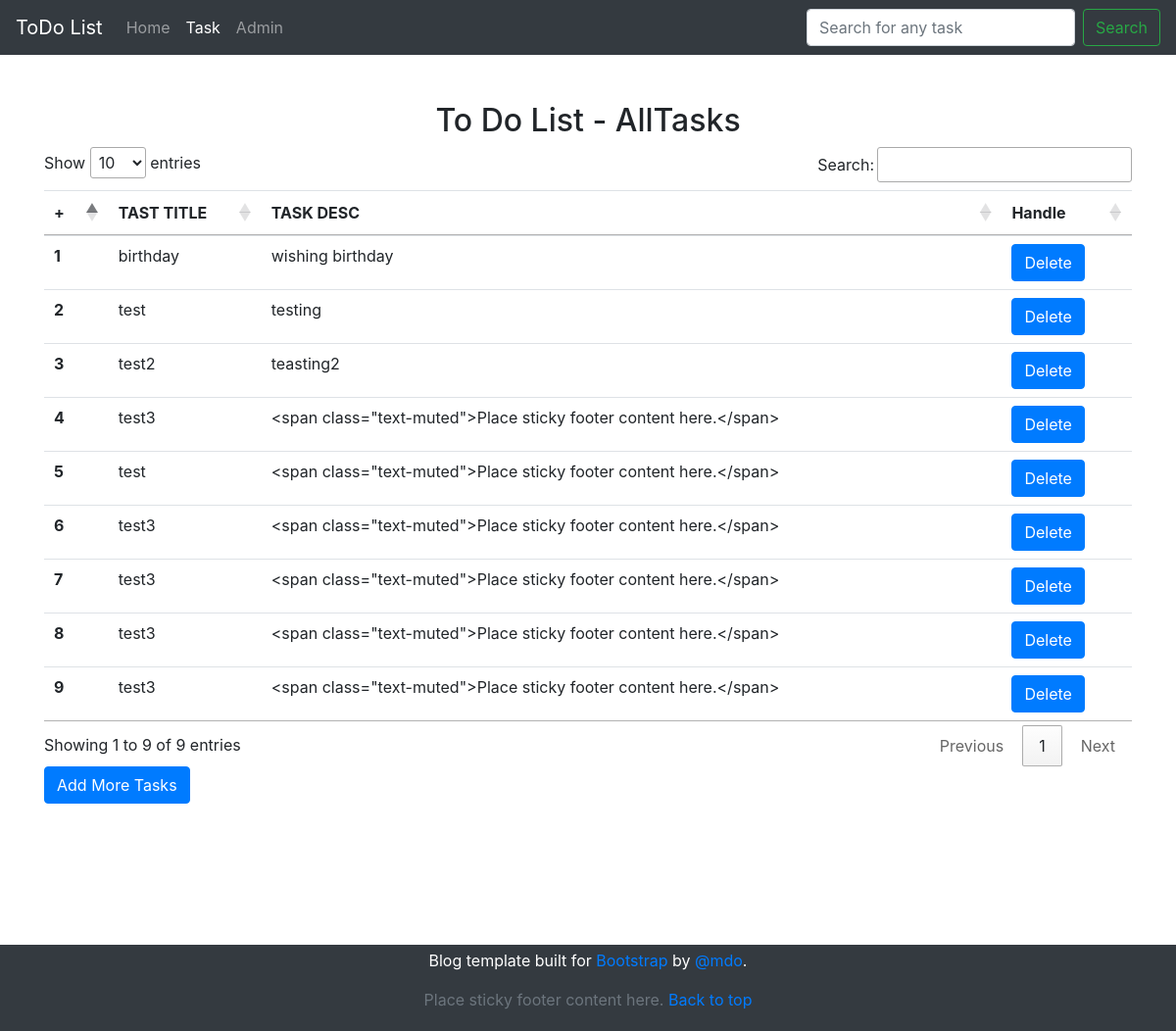
Page /task/ on the committed database.
### home/models.py (models this page shows)
class Task(models.Model):
    id = models.AutoField(primary_key=True)
    taskTitle = models.CharField(max_length=30)
    TaskDesc = models.TextField(max_length=300)
    time = models.DateTimeField(auto_now_add=True)
    def __str__(self):
        return self.taskTitle

### home/views.py (the view)
# urls.py: path('task/', views.task, name='task'),
def task(request):
    alltasks = Task.objects.all()
    print(alltasks)
    params = {'alltasks':alltasks}
    return render(request,'task.html',params)

### templates/task.html (shortened to what this page needs)
{% extends 'base.html' %}
{% block tastactive %}active
      {% endblock tastactive %}
{% block body %}
<div class="container my-5">
    <h2 class="text-center my-2">To Do List - AllTasks </h2>
    <table class="table" id="myTable">
  <thead>
    <tr>
      <th scope="col">+</th>
      <th scope="col" style="width: 10vw;">TAST TITLE</th>
      <th scope="col">TASK DESC</th>
      <th scope="col">Handle</th>
    </tr>
  </thead>
  <tbody>
  {% for task in alltasks %}
    <tr>
      <th scope="row">{{forloop.counter}}</th>
      <td>{{task.taskTitle}}</td>
      <td >{{task.TaskDesc}}</td>
      <th scope="row"><a href="/deleteitem/{{task.id}}" class="btn btn-primary">Delete</a></th>
    </tr>
    {% endfor %}
  </tbody>
</table>
<button type="button" class="btn btn-primary" data-toggle="modal" data-target="#addmoretask">
  Add More Tasks
</button>
</div>
<br>
<br>
{% endblock body %}

### templates/base.html (shortened to what this page needs)
<!doctype html>
<html lang="en">
  <head>
    <link rel="stylesheet" href="https://cdn.jsdelivr.net/npm/bootstrap@4.5.3/dist/css/bootstrap.min.css">
    <link rel="stylesheet" href="https://cdn.datatables.net/1.10.22/css/jquery.dataTables.min.css">
  </head>
  <body>
    <nav class="navbar navbar-expand-lg navbar-dark bg-dark">
  <a class="navbar-brand" href="/">ToDo List</a>
  <div class="collapse navbar-collapse" id="navbarSupportedContent">
    <ul class="navbar-nav mr-auto">
      <li class="nav-item {% block homeactive %}
      {% endblock homeactive %}">
        <a class="nav-link" href="/">Home <span class="sr-only">(current)</span></a>
      </li>
      <li class="nav-item {% block tastactive %}
      {% endblock tastactive %}" >
        <a class="nav-link" href="/task">Task</a>
      </li>
      <li class="nav-item">
        <a class="nav-link" href="/admin" tabindex="-1" aria-disabled="true" target="blank">Admin</a>
      </li>
    </ul>
    <form class="form-inline my-2 my-lg-0" action="/search/" method="get">
      <input class="form-control mr-sm-2" type="search" placeholder="Search for any task" aria-label="Search" name="query">
      <button class="btn btn-outline-success my-2 my-sm-0" type="submit">Search</button>
    </form>
  </div>
</nav>
    {% block body %}
    {% endblock body %}
   <footer class="footer  bg-dark mt-5 py-1 text-white text-center">
  <p>Blog template built for <a href="https://getbootstrap.com/">Bootstrap</a> by <a href="https://twitter.com/mdo">@mdo</a>.</p>
  <p>
   <span class="text-muted">Place sticky footer content here.</span>
    <a href="#">Back to top</a>
  </p>
</footer>
  </body>
</html>

### rows in the picture
Task: taskTitle "birthday", TaskDesc "wishing birthday"
Task: taskTitle "test", TaskDesc "testing"
Task: taskTitle "test2", TaskDesc "teasting2"
Task: taskTitle "test3", TaskDesc "<span class=\"text-muted\">Place sticky footer content here.</span>"
Task: taskTitle "test", TaskDesc "<span class=\"text-muted\">Place sticky footer content here.</span>"
Task: taskTitle "test3", TaskDesc "<span class=\"text-muted\">Place sticky footer content here.</span>"
Task: taskTitle "test3", TaskDesc "<span class=\"text-muted\">Place sticky footer content here.</span>"
Task: taskTitle "test3", TaskDesc "<span class=\"text-muted\">Place sticky footer content here.</span>"
Task: taskTitle "test3", TaskDesc "<span class=\"text-muted\">Place sticky footer content here.</span>"
